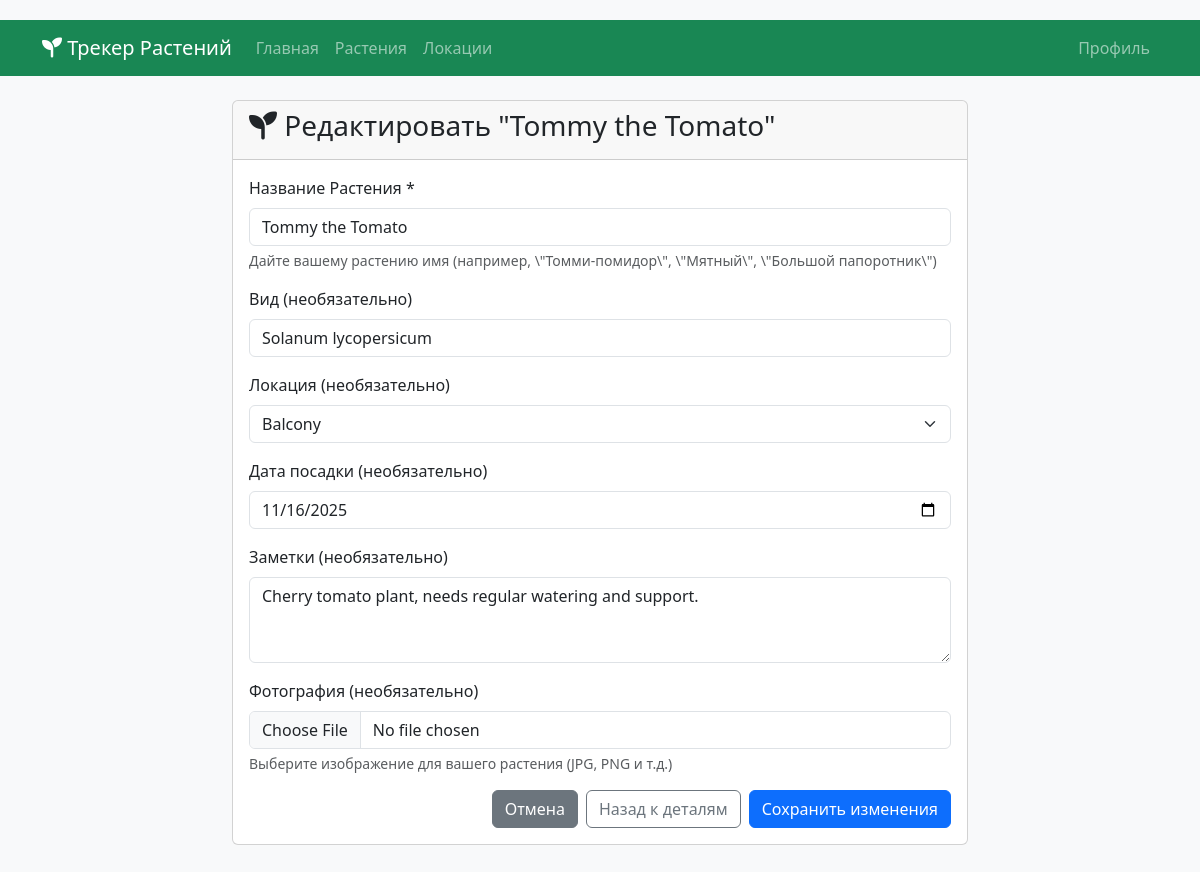
Page /edit_plant/1 on the committed database.
### models.py (models this page shows, shortened)
class Plant(db.Model):
    __tablename__ = 'plants'
    id = db.Column(db.Integer, primary_key=True)
    user_id = db.Column(db.Integer, db.ForeignKey('users.id', ondelete='CASCADE'), nullable=False)
    location_id = db.Column(db.Integer, db.ForeignKey('locations.id', ondelete='SET NULL'), nullable=True)
    name = db.Column(db.String(100), nullable=False)
    species = db.Column(db.String(100))
    planted_date = db.Column(db.Date)
    notes = db.Column(db.Text)
    photo_path = db.Column(db.String(255))  # Path to stored photo
    created_at = db.Column(db.DateTime, default=datetime.utcnow)
    updated_at = db.Column(db.DateTime, default=datetime.utcnow, onupdate=datetime.utcnow)
    timeline_events = db.relationship('TimelineEvent', backref='plant', lazy=True, cascade='all, delete-orphan')

class Location(db.Model):
    __tablename__ = 'locations'
    id = db.Column(db.Integer, primary_key=True)
    user_id = db.Column(db.Integer, db.ForeignKey('users.id', ondelete='CASCADE'), nullable=False)
    name = db.Column(db.String(100), nullable=False)
    description = db.Column(db.Text)
    created_at = db.Column(db.DateTime, default=datetime.utcnow)
    plants = db.relationship('Plant', backref='location', lazy=True)

### app.py (the view, shortened to what this page needs)
    @app.route('/edit_plant/<int:plant_id>', methods=['GET', 'POST'])
    def edit_plant(plant_id):
        plant = Plant.query.get_or_404(plant_id)
        locations = Location.query.all()
        return render_template('add_plant.html', plant=plant, locations=locations)

### templates/add_plant.html (shortened to what this page needs)
{% extends "base.html" %}
{% block content %}
<div class="row justify-content-center">
    <div class="col-md-8">
        <div class="card">
            <div class="card-header">
                <h3>
                    <i class="fas fa-seedling"></i>
                    {% if plant %}
                        Редактировать "{{ plant.name }}"
                    {% else %}
                        Добавить Новое Растение
                    {% endif %}
                </h3>
            </div>
            <div class="card-body">
                <form method="POST" action="{% if plant %}{{ url_for('edit_plant', plant_id=plant.id) }}{% else %}{{ url_for('add_plant') }}{% endif %}" enctype="multipart/form-data">
                    <div class="mb-3">
                        <label for="name" class="form-label">Название Растения *</label>
                        <input type="text" class="form-control" id="name" name="name" value="{{ plant.name if plant else '' }}" required>
                        <div class="form-text">Дайте вашему растению имя (например, \"Томми-помидор\", \"Мятный\", \"Большой папоротник\")</div>
                    </div>
                    <div class="mb-3">
                        <label for="species" class="form-label">Вид (необязательно)</label>
                        <input type="text" class="form-control" id="species" name="species" value="{{ plant.species if plant else '' }}" placeholder="например, Solanum lycopersicum, Mentha spicata">
                    </div>
                    <div class="mb-3">
                        <label for="location_id" class="form-label">Локация (необязательно)</label>
                        <select class="form-select" id="location_id" name="location_id">
                            {% for location in locations %}
                            <option value="{{ location.id }}" {% if plant and plant.location_id == location.id %}selected{% endif %}>{{ location.name }}</option>
                            {% endfor %}
                        </select>
                    </div>
                    <div class="mb-3">
                        <label for="planted_date" class="form-label">Дата посадки (необязательно)</label>
                        <input type="date" class="form-control" id="planted_date" name="planted_date" value="{{ plant.planted_date.strftime('%Y-%m-%d') if plant and plant.planted_date else '' }}">
                    </div>
                    <div class="mb-3">
                        <label for="notes" class="form-label">Заметки (необязательно)</label>
                        <textarea class="form-control" id="notes" name="notes" rows="3" placeholder="Любые особые инструкции по уходу, происхождение или наблюдения...">{{ plant.notes if plant else '' }}</textarea>
                    </div>
                    <div class="mb-3">
                        <label for="photo" class="form-label">Фотография (необязательно)</label>
                        <input type="file" class="form-control" id="photo" name="photo" accept="image/*">
                        <div class="form-text">Выберите изображение для вашего растения (JPG, PNG и т.д.)</div>
                    </div>
                    <div class="d-grid gap-2 d-md-flex justify-content-md-end">
                        <a href="{{ url_for('plants') }}" class="btn btn-secondary">Отмена</a>
                        {% if plant %}
                            <a href="{{ url_for('plant_detail', plant_id=plant.id) }}" class="btn btn-outline-secondary">Назад к деталям</a>
                        {% endif %}
                        <button type="submit" class="btn btn-{% if plant %}primary{% else %}success{% endif %}">
                            {% if plant %}
                                Сохранить изменения
                            {% else %}
                                Добавить Растение
                            {% endif %}
                        </button>
                    </div>
                </form>
            </div>
        </div>
    </div>
</div>
{% endblock %}

### templates/base.html (style rules this page uses)
body { padding-top: 20px; padding-bottom: 40px; background-color: #f8f9fa; }

### rows in the picture
Plant: name "Tommy the Tomato", species "Solanum lycopersicum", location_id "Balcony", planted_date "11/16/2025", notes "Cherry tomato plant, needs regular watering and support."
